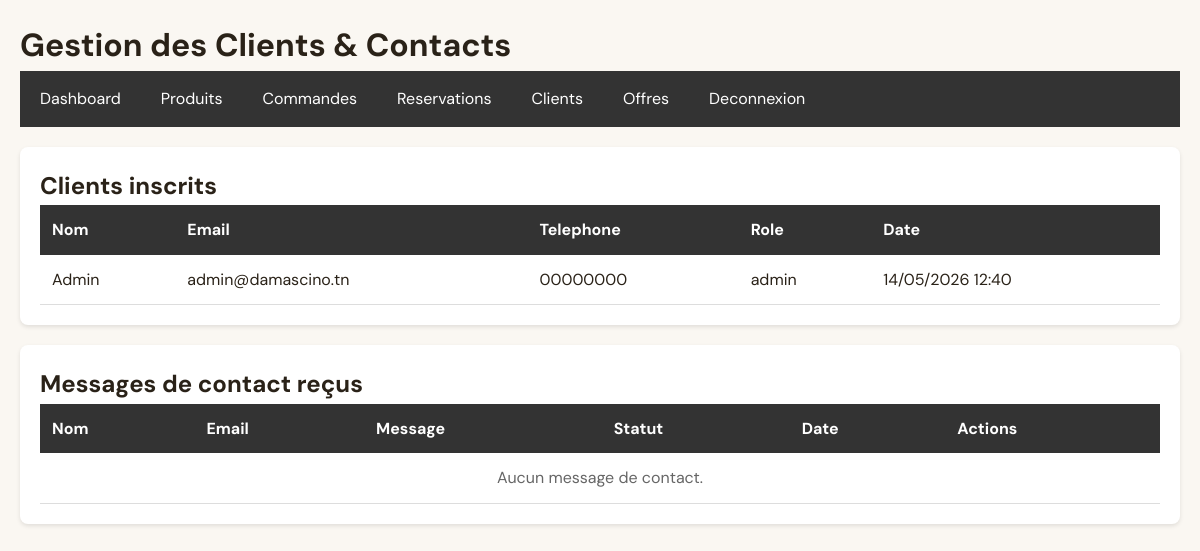
Page /admin/manage/clients.php (signed in) on the committed database.
### tables this page shows
CREATE TABLE IF NOT EXISTS users (
    id INT AUTO_INCREMENT PRIMARY KEY,
    username VARCHAR(100) NOT NULL,
    email VARCHAR(150) NOT NULL UNIQUE,
    phone VARCHAR(20) NOT NULL,
    password VARCHAR(255) NOT NULL,
    role ENUM('client', 'admin') DEFAULT 'client',
    date_creation TIMESTAMP DEFAULT CURRENT_TIMESTAMP
);

### init.php (called while the page is built, shortened)
<?php
function e($value): string
{
    return htmlspecialchars((string) $value, ENT_QUOTES, 'UTF-8');
}
function asset_version(string $projectFile): string
{
    $absolute = __DIR__ . '/' . ltrim($projectFile, '/');
    return is_file($absolute) ? (string) filemtime($absolute) : (string) time();
}
function versioned_asset_href(string $href): string
{
    $file = basename(parse_url($href, PHP_URL_PATH) ?: $href);
    return $href . '?v=' . asset_version($file);
}

### admin/functions.php (called while the page is built, shortened)
<?php
$conn = db_mysqli();
function get_all_users() {
    global $conn;
    if (check_table_exists('users')) {
        $query = "SELECT id, username, email, phone, role, date_creation FROM users ORDER BY date_creation DESC";
        return mysqli_query($conn, $query);
    }
    return false;
}
function get_all_contacts() {
    global $conn;
    $query = "SELECT * FROM contact ORDER BY date_envoi DESC";
    return mysqli_query($conn, $query);
}
function check_table_exists($table_name) {
    global $conn;
    $result = mysqli_query($conn, "SHOW TABLES LIKE '$table_name'");
    return mysqli_num_rows($result) > 0;
}
?>

### admin/manage/clients.php (the view, shortened to what this page needs)
<?php
include '../auth.php';
include '../functions.php';
$contacts = get_all_contacts();
$users = get_all_users();
?>
<!DOCTYPE html>
<html lang="fr">
<head>
    <link rel="stylesheet" href="<?php echo e(versioned_asset_href('../../style.css')); ?>">
</head>
<body>
    <div class="admin-container">
        <h1>Gestion des Clients & Contacts</h1>
        <div class="table-container">
            <h2>Clients inscrits</h2>
            <?php if ($users && mysqli_num_rows($users) > 0): ?>
                <table class="contacts-table">
                    <thead>
                        <tr>
                            <th>Nom</th>
                            <th>Email</th>
                            <th>Telephone</th>
                            <th>Role</th>
                            <th>Date</th>
                        </tr>
                    </thead>
                    <tbody>
                        <?php while ($user = mysqli_fetch_assoc($users)): ?>
                            <tr>
                                <td><?php echo htmlspecialchars($user['username']); ?></td>
                                <td><?php echo htmlspecialchars($user['email']); ?></td>
                                <td><?php echo htmlspecialchars($user['phone']); ?></td>
                                <td><?php echo htmlspecialchars($user['role']); ?></td>
                                <td><?php echo date('d/m/Y H:i', strtotime($user['date_creation'])); ?></td>
                            </tr>
                        <?php endwhile; ?>
                    </tbody>
                </table>
            <?php else: ?>
                <p class="message">Aucun client inscrit.</p>
            <?php endif; ?>
        </div>
        <div class="table-container">
            <h2>Messages de contact reçus</h2>
            <table class="contacts-table">
                <thead>
                    <tr>
                        <th>Nom</th>
                        <th>Email</th>
                        <th>Message</th>
                        <th>Statut</th>
                        <th>Date</th>
                        <th>Actions</th>
                    </tr>
                </thead>
                <tbody>
                    <?php if ($contacts && mysqli_num_rows($contacts) > 0): ?>
                        <?php while ($contact = mysqli_fetch_assoc($contacts)): ?>
                            <tr>
                                <td><?php echo htmlspecialchars($contact['nom']); ?></td>
                                <td><?php echo htmlspecialchars($contact['email']); ?></td>
                                <td class="message-preview"><?php echo htmlspecialchars($contact['message']); ?></td>
                                <td>
                                    <span class="status-badge status-<?php echo str_replace(' ', '_', $contact['statut']); ?>">
                                        <?php echo htmlspecialchars($contact['statut']); ?>
                                    </span>
                                </td>
                                <td><?php echo date('d/m/Y H:i', strtotime($contact['date_envoi'])); ?></td>
                                <td>
                                    <form method="POST" style="display:inline;">
                                        <input type="hidden" name="action" value="update_status">
                                        <input type="hidden" name="id" value="<?php echo $contact['id']; ?>">
                                        <select name="status" class="btn" style="width:auto; padding:5px;">
                                            <option value="non lu" <?php echo ($contact['statut'] ?? '') === 'non lu' ? 'selected' : ''; ?>>Non lu</option>
                                            <option value="lu" <?php echo ($contact['statut'] ?? '') === 'lu' ? 'selected' : ''; ?>>Lu</option>
                                            <option value="traite" <?php echo ($contact['statut'] ?? '') === 'traite' ? 'selected' : ''; ?>>Traité</option>
                                        </select>
                                        <button type="submit" class="btn btn-primary">Mettre a jour</button>
                                    </form>
                                </td>
                            </tr>
                        <?php endwhile; ?>
                    <?php else: ?>
                        <tr><td colspan="6" class="message">Aucun message de contact.</td></tr>
                    <?php endif; ?>
                </tbody>
            </table>
        </div>
    </div>
</body>
</html>

### style.css (style rules this page uses)
:root { --gold: #c9a227; --gold-dark: #9a7b1a; --gold-light: #e8d5a3; --copper: #8b5a2b; --bg: #faf7f2; --surface: #ffffff; --text: #2a2218; --muted: #6b5d4f; --border: #e8e0d4; --shadow: 0 4px 24px rgba(42, 34, 24, 0.08); --shadow-lg: 0 12px 40px rgba(42, 34, 24, 0.12); --radius: 12px; --radius-sm: 8px; --font-display: 'Cormorant Garamond', Georgia, serif; --font-body: 'DM Sans', system-ui, sans-serif; --header-h: 72px; }
*, *::before, *::after { margin: 0; padding: 0; box-sizing: border-box; }
html { scroll-behavior: smooth; }
body { font-family: var(--font-body); line-height: 1.6; color: var(--text); background: var(--bg); -webkit-font-smoothing: antialiased; }

### admin/manage/clients.php (style rules this page uses)
.admin-container { max-width: 1200px; margin: 0 auto; padding: 20px; }
.table-container { background: white; padding: 20px; border-radius: 8px; box-shadow: 0 2px 4px rgba(0,0,0,0.1); margin-top: 20px; }
.contacts-table { width: 100%; border-collapse: collapse; }
.contacts-table th { background-color: #333; color: white; padding: 12px; text-align: left; }
.contacts-table td { padding: 12px; border-bottom: 1px solid #ddd; }
.message { padding: 20px; text-align: center; color: #666; }

### rows in the picture
users: username "Admin", email "admin@damascino.tn", phone "00000000", role "admin", date_creation "14/05/2026 12:40"
